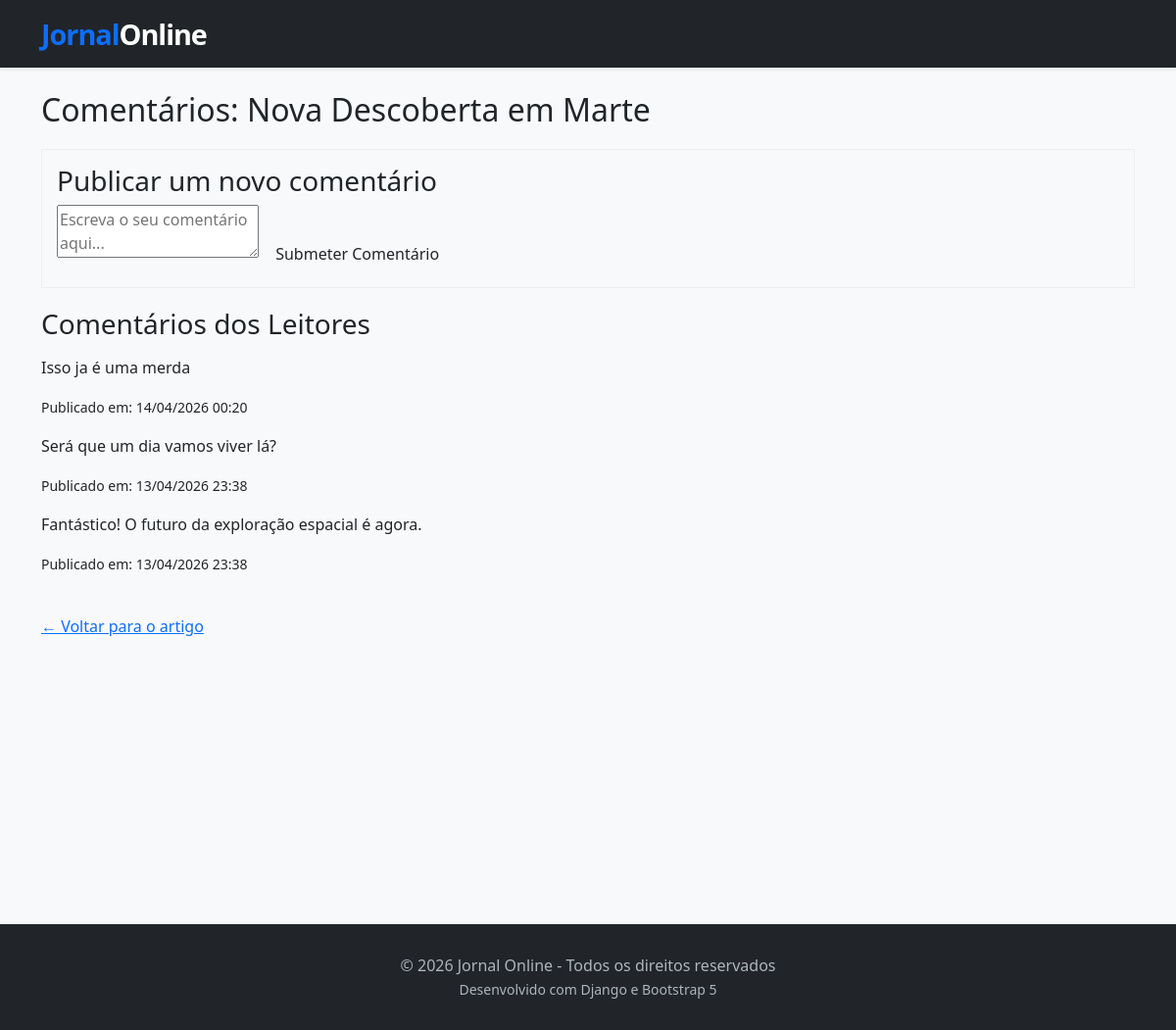
Before: /artigo/1/comentarios/ with the older database file.
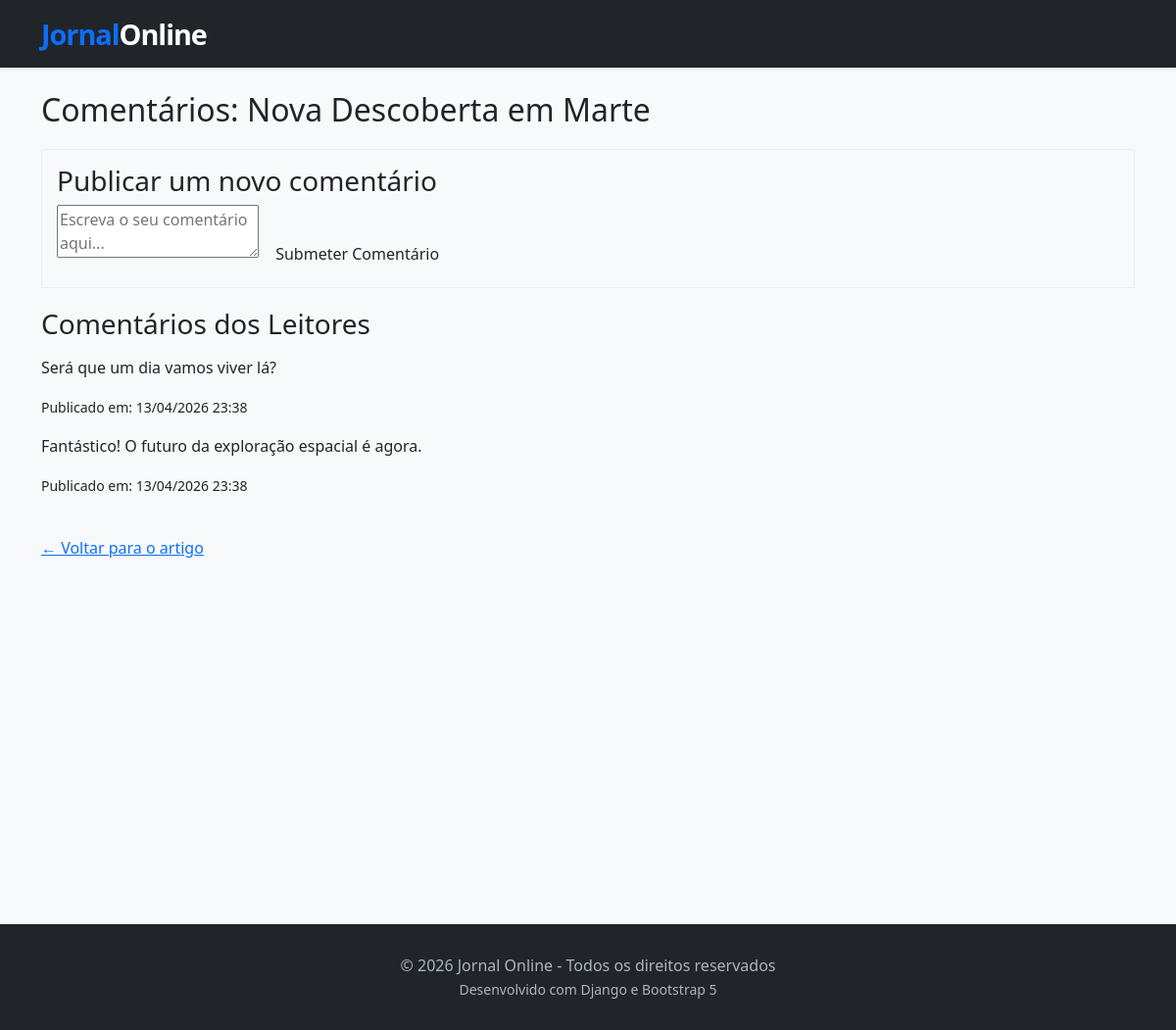
After: the same page with the newer database file.
### jornal/models.py (models this page shows, shortened)
class Comentario(models.Model):
    artigo = models.ForeignKey(Artigo, on_delete=models.CASCADE, related_name='comentarios')
    texto = models.TextField()
    data_publicacao = models.DateTimeField(auto_now_add=True)

### jornal/views.py (the view)
# urls.py: path('artigo/<int:artigo_id>/comentarios/', views.comentarios_artigo, name='comentarios_artigo'),
def comentarios_artigo(request, artigo_id):
    artigo = get_object_or_404(Artigo, pk=artigo_id)
    if request.method == 'POST':
        texto = request.POST.get('texto')
        if texto:
            Comentario.objects.create(artigo=artigo, texto=texto)
            return redirect('comentarios_artigo', artigo_id=artigo.id)
    comentarios = artigo.comentarios.all().order_by('-data_publicacao')
    return render(request, 'jornal/comentarios_artigo.html', {
        'artigo': artigo,
        'comentarios': comentarios
    })

### jornal/templates/jornal/comentarios_artigo.html (shortened to what this page needs)
{% extends 'jornal/base.html' %}
{% block content %}
    <h2>Comentários: {{ artigo.titulo }}</h2>
    <div style="margin: 20px 0; border: 1px solid #eee; padding: 15px;">
        <h3>Publicar um novo comentário</h3>
        <form method="POST">
            <textarea name="texto" placeholder="Escreva o seu comentário aqui..." required></textarea>
            <button type="submit" class="btn">Submeter Comentário</button>
        </form>
    </div>
    <h3>Comentários dos Leitores</h3>
    {% for comentario in comentarios %}
        <div class="comentario">
            <p>{{ comentario.texto|linebreaks }}</p>
            <p><small>Publicado em: {{ comentario.data_publicacao|date:"d/m/Y H:i" }}</small></p>
        </div>
    {% empty %}
        <p>Ainda não há comentários para este artigo. Seja o primeiro a comentar!</p>
    {% endfor %}
    <br>
    <a href="{% url 'detalhe_artigo' artigo.id %}">← Voltar para o artigo</a>
{% endblock %}

Changed rows visible on the page:
removed Comentario: texto "Isso ja é uma merda", data_publicacao "14/04/2026 00:20"
